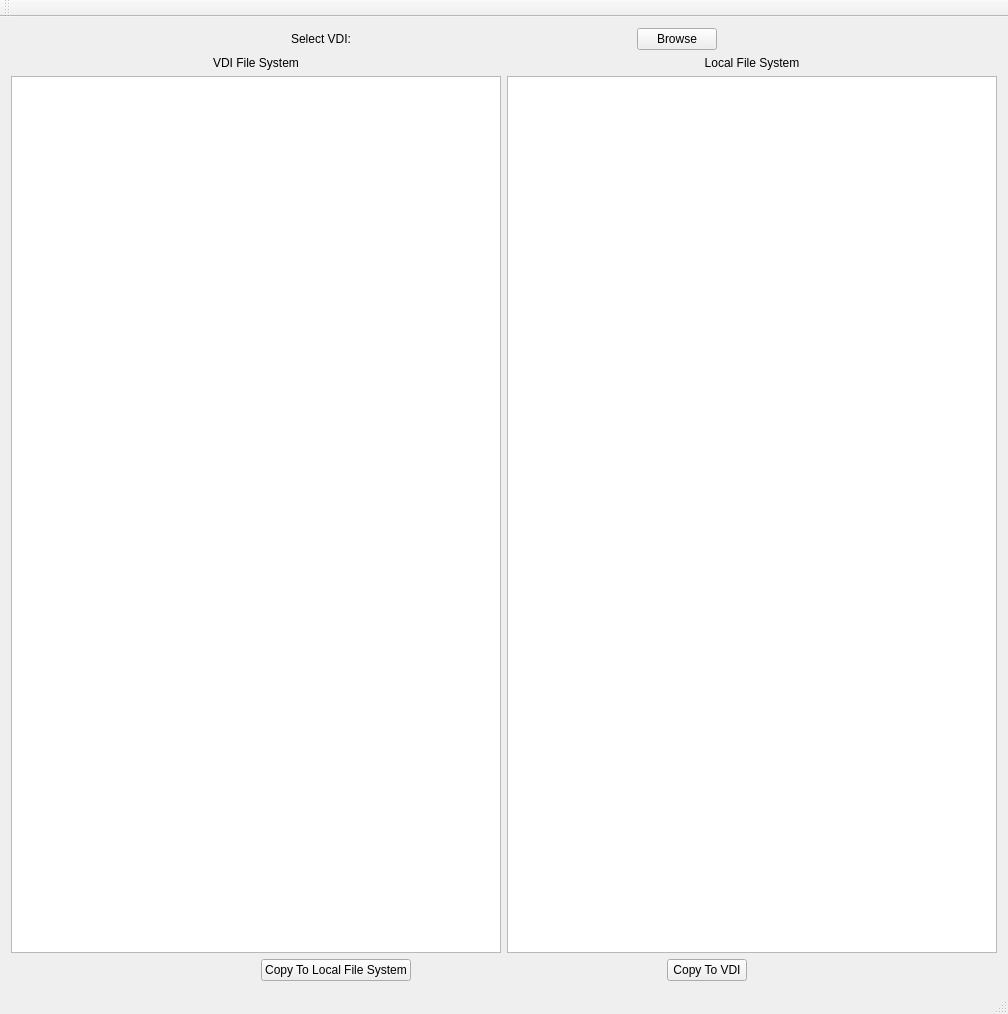
<?xml version="1.0" encoding="UTF-8"?>
<ui version="4.0">
 <class>MainWindow</class>
 <widget class="QMainWindow" name="MainWindow">
  <property name="geometry">
   <rect>
    <x>0</x>
    <y>0</y>
    <width>1008</width>
    <height>1014</height>
   </rect>
  </property>
  <property name="windowTitle">
   <string>OS VDI File Util</string>
  </property>
  <widget class="QWidget" name="centralWidget">
   <property name="sizePolicy">
    <sizepolicy hsizetype="Maximum" vsizetype="Maximum">
     <horstretch>0</horstretch>
     <verstretch>0</verstretch>
    </sizepolicy>
   </property>
   <layout class="QGridLayout" name="gridLayout">
    <item row="0" column="0">
     <layout class="QVBoxLayout" name="mainLayout">
      <property name="sizeConstraint">
       <enum>QLayout::SetNoConstraint</enum>
      </property>
      <item>
       <layout class="QHBoxLayout" name="selectVDILayout">
        <item>
         <widget class="QLabel" name="selecVDILabel">
          <property name="sizePolicy">
           <sizepolicy hsizetype="Maximum" vsizetype="Preferred">
            <horstretch>0</horstretch>
            <verstretch>0</verstretch>
           </sizepolicy>
          </property>
          <property name="text">
           <string>Select VDI:</string>
          </property>
          <property name="alignment">
           <set>Qt::AlignCenter</set>
          </property>
         </widget>
        </item>
        <item>
         <widget class="QPushButton" name="browseVDIPushButton">
          <property name="sizePolicy">
           <sizepolicy hsizetype="Maximum" vsizetype="Fixed">
            <horstretch>0</horstretch>
            <verstretch>0</verstretch>
           </sizepolicy>
          </property>
          <property name="text">
           <string>Browse</string>
          </property>
          <property name="autoDefault">
           <bool>false</bool>
          </property>
         </widget>
        </item>
       </layout>
      </item>
      <item>
       <layout class="QHBoxLayout" name="fileSystemsLayout">
        <item>
         <layout class="QVBoxLayout" name="vdiFsLayout">
          <item>
           <widget class="QLabel" name="vdiFsLabel">
            <property name="sizePolicy">
             <sizepolicy hsizetype="Expanding" vsizetype="Fixed">
              <horstretch>0</horstretch>
              <verstretch>0</verstretch>
             </sizepolicy>
            </property>
            <property name="text">
             <string>VDI File System</string>
            </property>
            <property name="alignment">
             <set>Qt::AlignCenter</set>
            </property>
           </widget>
          </item>
          <item>
           <widget class="QTreeView" name="vdiFsTreeView"/>
          </item>
         </layout>
        </item>
        <item>
         <layout class="QVBoxLayout" name="localFsLayout">
          <item>
           <widget class="QLabel" name="localFsLabel">
            <property name="sizePolicy">
             <sizepolicy hsizetype="Expanding" vsizetype="Fixed">
              <horstretch>0</horstretch>
              <verstretch>0</verstretch>
             </sizepolicy>
            </property>
            <property name="text">
             <string>Local File System</string>
            </property>
            <property name="alignment">
             <set>Qt::AlignHCenter|Qt::AlignTop</set>
            </property>
           </widget>
          </item>
          <item>
           <widget class="QTreeView" name="localFsTreeView"/>
          </item>
         </layout>
        </item>
       </layout>
      </item>
      <item>
       <layout class="QHBoxLayout" name="writeButtonsLayout">
        <item>
         <widget class="QPushButton" name="copyToLocalFsButton">
          <property name="sizePolicy">
           <sizepolicy hsizetype="Maximum" vsizetype="Fixed">
            <horstretch>0</horstretch>
            <verstretch>0</verstretch>
           </sizepolicy>
          </property>
          <property name="text">
           <string>Copy To Local File System</string>
          </property>
         </widget>
        </item>
        <item>
         <widget class="QPushButton" name="copyToVdiPushButton">
          <property name="sizePolicy">
           <sizepolicy hsizetype="Maximum" vsizetype="Fixed">
            <horstretch>0</horstretch>
            <verstretch>0</verstretch>
           </sizepolicy>
          </property>
          <property name="text">
           <string>Copy To VDI</string>
          </property>
         </widget>
        </item>
       </layout>
      </item>
     </layout>
    </item>
   </layout>
  </widget>
  <widget class="QMenuBar" name="menuBar">
   <property name="geometry">
    <rect>
     <x>0</x>
     <y>0</y>
     <width>1008</width>
     <height>21</height>
    </rect>
   </property>
  </widget>
  <widget class="QToolBar" name="mainToolBar">
   <attribute name="toolBarArea">
    <enum>TopToolBarArea</enum>
   </attribute>
   <attribute name="toolBarBreak">
    <bool>false</bool>
   </attribute>
  </widget>
  <widget class="QStatusBar" name="statusBar"/>
 </widget>
 <layoutdefault spacing="6" margin="11"/>
 <resources/>
 <connections/>
</ui>
